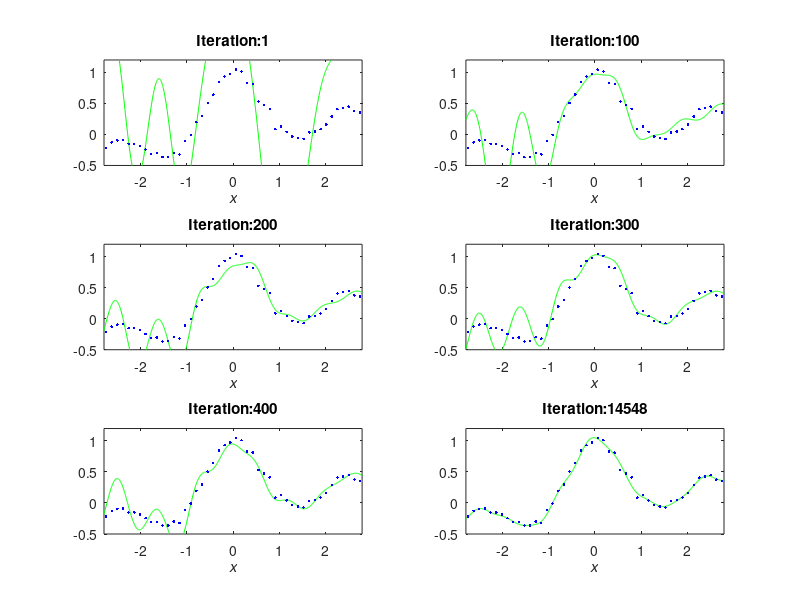
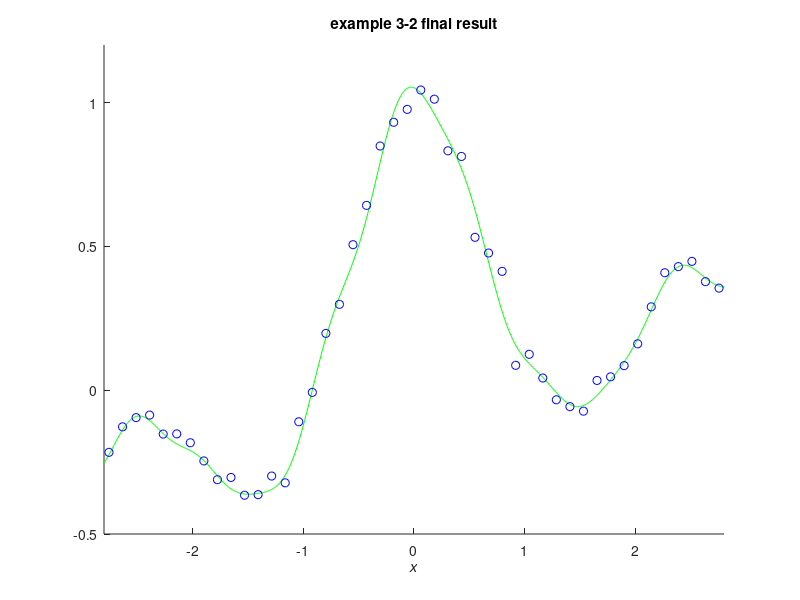

Reproduce these figures in MATLAB, in order.
%% Example 3.2 Basic Linear Regression with Stochastic Gradient Descent Method
%
% * *Result in book* : Figure 3.7
% * *Code in book* : Figure 3.8
% * *Output* : |eg3_2_A.png, eg3_2_B.png|
% * *Usage* : |eg3_2(), eg3_2(50, 1000)|
%
%% Source Code
function eg3_2(n, N)
    % init
    rng(0);
    % recommended, use it in future instead of
    % rand('state', 0); randn('state', 0);
    if nargin < 2
        n = 50; N = 1000;
    end

    % constant
    x = linspace(-3, 3, n)';
    X = linspace(-3, 3, N)';
    pix = pi * x;
    y = sin(pix) ./ pix + 0.1 * x + 0.05 * randn(n, 1);

    % plot preparation
    figure('Name', 'example 3-2 A'); clf; hold on;

    % iteration parameter
    hh = 2 * 0.3 * 0.3;
    K = exp(-(repmat(X .^ 2, 1, n) + repmat((x .^ 2)', N, 1) - 2 * X * x') / hh);
    t0 = randn(n, 1);
    e = 0.1;
    eps = 1e-6;
    id = 1;

    % iteration, plot some data within iteration
    for o = 1 : n * 1000
        index = ceil(rand * n);
        ki = exp(-(x - x(index)) .^ 2 / hh);
        t = t0 - e * ki * (ki' * t0 - y(index));
        if norm(t - t0) < eps, break, end
        if (o == 1) || (rem(o, 100) == 0 && o / 100 < 5)
            plotFigure(3, 2, id, num2str(o), X, K * t, x, y);
            id = id + 1;
        end
        t0 = t;
    end

    % plot final iteration result
    plotFigure(3, 2, id, num2str(o), X, K * t, x, y);
    saveas(gcf, 'eg3_2_A', 'png');
    figure('Name', 'example 3-2 B'); clf; hold on;
    plot(X, K * t, 'g-'); plot(x, y, 'bo');
    setFigure('example 3-2 final result');

    % save figure
    saveas(gcf, 'eg3_2_B', 'png');

    % sub-function, plot sub-figure
    function [] = plotFigure( M, N, id, titlesuffix, x1, y1, x2, y2 )
        subplot(M, N, id);
        plot(x1, y1, 'g-', x2, y2, 'b.');
        setFigure(strcat('Iteration: ', titlesuffix));
    end

    % sub-function, figure setting
    function [] = setFigure( tag )
        title(tag); xlabel('\itx');
        xlim([-2.8, 2.8]); ylim([-0.5, 1.2]);
    end
end
